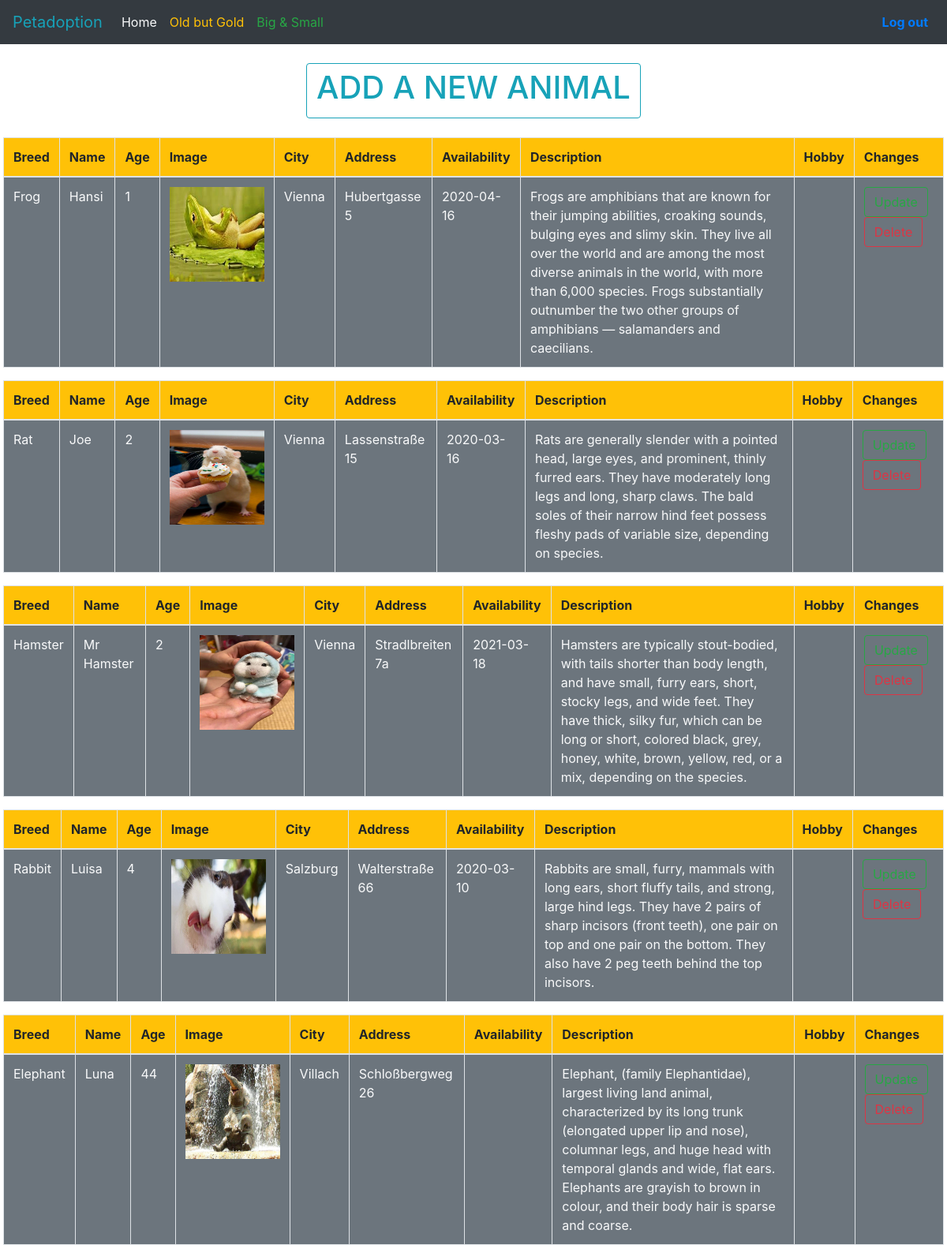
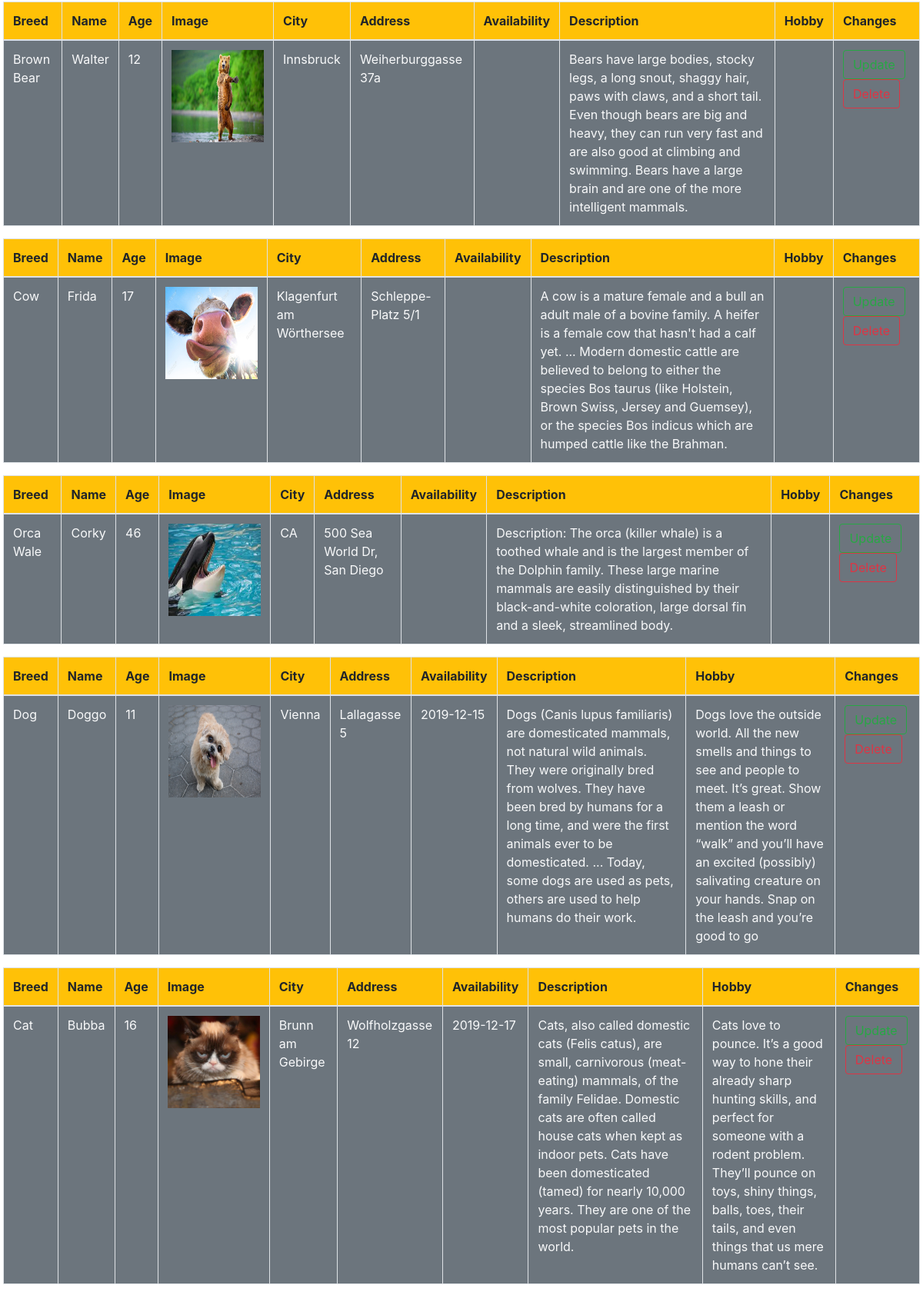
The page /homepage.php (upper part) on the database its author committed (2 pictures, top to bottom).
### tables this page shows
CREATE TABLE `animals` (
  `id` int(11) NOT NULL,
  `breed` varchar(255) DEFAULT NULL,
  `name` varchar(255) NOT NULL,
  `age` int(11) NOT NULL,
  `type` varchar(255) NOT NULL,
  `image` varchar(500) NOT NULL,
  `zip_code` varchar(255) NOT NULL,
  `city` varchar(255) NOT NULL,
  `address` varchar(255) NOT NULL,
  `availability` date DEFAULT NULL,
  `description` varchar(500) DEFAULT NULL,
  `hobby` varchar(255) NOT NULL
);

### homepage.php (the view, shortened to what this page needs)
<!DOCTYPE html>
<html>
<head>
		<link rel="stylesheet" type="text/css" href="index.css">
	<link rel="stylesheet" href="https://stackpath.bootstrapcdn.com/bootstrap/4.4.1/css/bootstrap.min.css">
</head>
<body>
<nav class="navbar navbar-expand-md navbar-light bg-dark">
    <a href="#" class="navbar-brand text-info">Petadoption</a>
    <div class="collapse navbar-collapse" id="navbarCollapse">
        <div class="navbar-nav">
            <a href="homepage.php" class="text-light nav-item nav-link active">Home</a>
            <a href="old.php" class="text-warning nav-item nav-link">Old but Gold</a>
            <a href="general.php" class="text-success nav-item nav-link">Big & Small</a>
        </div>
        <ul class="nav navbar-nav ml-auto">
        	<li> <a href="index.php" class="text-primary nav-item nav-link"><b>Log out</a></b></li>
        </ul>
    </div>
</nav>
<div class="ml-1 mr-1">
	<div class="bb">
	<div class="d-flex justify-content-center mt-4 mb-4">
	<a href='creat.php'><button type='button' id="headline" class='btn btn-outline-info'><h1>ADD A NEW ANIMAL</h1></button></a><br></div>
	<?php
		include ("action/db_connect.php");
		$sql = "SELECT * FROM animals";
		$result = mysqli_query($conn, $sql);
		if($result->num_rows == 0){
			echo "no result found";
		}else{
			$rows = $result->fetch_all(MYSQLI_ASSOC);
			foreach ($rows as $key => $value){?>
			<table class="table table-bordered ">
				<thead>
					<tr class="bg-warning">
						<th>Breed</th>
						<th>Name</th>
						<th>Age</th>
						<th>Image</th>
						<th>City</th>
						<th>Address</th>
						<th>Availability</th>
						<th colspan="2">Description</th>
						<th>Hobby</th>
						<th>Changes</th>
					</tr>
				</thead>
			<tr class="bg-secondary text-light">
			<td><?php echo $value["breed"]; ?></td>
			<td><?php echo $value["name"]; ?></td>
			<td><?php echo $value["age"]; ?></td>
			<td><img src="<?php echo $value['image']; ?>"width="120" height="120"></td>
			<td><?php echo $value["city"]; ?></td>
			<td><?php echo $value["address"]; ?></td>
			<td><?php echo $value["availability"]; ?></td>
			<td colspan="2"><?php echo $value["description"]; ?></td>
			<td><?php echo $value["hobby"]; ?></td>
			<td>
			<?php
			echo"<a href='update.php?id=".$value["id"]."'class='btn btn-outline-success'>Update</a><a href='delete.php?id=".$value["id"]."'class='btn btn-outline-danger'>Delete</a><br>";?>
			</td>
			</tr>
			</table>
			<?php
		}
		}
	 ?>
	 </div>
	 </div>
</body>
</html>

### index.css (style rules this page uses)
body { background-color: lightgray; }

### rows shown on the page
animals: breed "Frog", name "Hansi", age "1", image (picture), city "Vienna", address "Hubertgasse 5", availability "2020-04-16", description "Frogs are amphibians that are known for their jumping abilities, croaking sounds, bulging eyes and slimy skin. They live all over the world and are among the most diverse animals in the world, with more than 6,000 species. Frogs substantially outnumber the two other groups of amphibians — salamanders and caecilians."
animals: breed "Rat", name "Joe", age "2", image (picture), city "Vienna", address "Lassenstraße 15", availability "2020-03-16", description "Rats are generally slender with a pointed head, large eyes, and prominent, thinly furred ears. They have moderately long legs and long, sharp claws. The bald soles of their narrow hind feet possess fleshy pads of variable size, depending on species."
animals: breed "Hamster", name "Mr Hamster", age "2", image (picture), city "Vienna", address "Stradlbreiten 7a", availability "2021-03-18", description "Hamsters are typically stout-bodied, with tails shorter than body length, and have small, furry ears, short, stocky legs, and wide feet. They have thick, silky fur, which can be long or short, colored black, grey, honey, white, brown, yellow, red, or a mix, depending on the species."
animals: breed "Rabbit", name "Luisa", age "4", image (picture), city "Salzburg", address "Walterstraße 66", availability "2020-03-10", description "Rabbits are small, furry, mammals with long ears, short fluffy tails, and strong, large hind legs. They have 2 pairs of sharp incisors (front teeth), one pair on top and one pair on the bottom. They also have 2 peg teeth behind the top incisors."
animals: breed "Elephant", name "Luna", age "44", image (picture), city "Villach", address "Schloßbergweg 26", description "Elephant, (family Elephantidae), largest living land animal, characterized by its long trunk (elongated upper lip and nose), columnar legs, and huge head with temporal glands and wide, flat ears. Elephants are grayish to brown in colour, and their body hair is sparse and coarse."
animals: breed "Brown Bear", name "Walter", age "12", image (picture), city "Innsbruck", address "Weiherburggasse 37a", description "Bears have large bodies, stocky legs, a long snout, shaggy hair, paws with claws, and a short tail. Even though bears are big and heavy, they can run very fast and are also good at climbing and swimming. Bears have a large brain and are one of the more intelligent mammals."
animals: breed "Cow", name "Frida", age "17", image (picture), city "Klagenfurt am Wörthersee", address "Schleppe-Platz 5/1", description "A cow is a mature female and a bull an adult male of a bovine family. A heifer is a female cow that hasn't had a calf yet. ... Modern domestic cattle are believed to belong to either the species Bos taurus (like Holstein, Brown Swiss, Jersey and Guemsey), or the species Bos indicus which are humped cattle like the Brahman."
animals: breed "Orca Wale", name "Corky", age "46", image (picture), city "CA", address "500 Sea World Dr, San Diego", description "Description: The orca (killer whale) is a toothed whale and is the largest member of the Dolphin family. These large marine mammals are easily distinguished by their black-and-white coloration, large dorsal fin and a sleek, streamlined body."
animals: breed "Dog", name "Doggo", age "11", image (picture), city "Vienna", address "Lallagasse 5", availability "2019-12-15", description "Dogs (Canis lupus familiaris) are domesticated mammals, not natural wild animals. They were originally bred from wolves. They have been bred by humans for a long time, and were the first animals ever to be domesticated. ... Today, some dogs are used as pets, others are used to help humans do their work.", hobby "Dogs love the outside world. All the new smells and things to see and people to meet. It’s great. Show them a leash or mention the word “walk” and you’ll have an excited (possibly) salivating creature on your hands. Snap on the leash and you’re good to go"
animals: breed "Cat", name "Bubba", age "16", image (picture), city "Brunn am Gebirge", address "Wolfholzgasse 12", availability "2019-12-17", description "Cats, also called domestic cats (Felis catus), are small, carnivorous (meat-eating) mammals, of the family Felidae. Domestic cats are often called house cats when kept as indoor pets. Cats have been domesticated (tamed) for nearly 10,000 years. They are one of the most popular pets in the world.", hobby "Cats love to pounce. It’s a good way to hone their already sharp hunting skills, and perfect for someone with a rodent problem. They’ll pounce on toys, shiny things, balls, toes, their tails, and even things that us mere humans can’t see."
